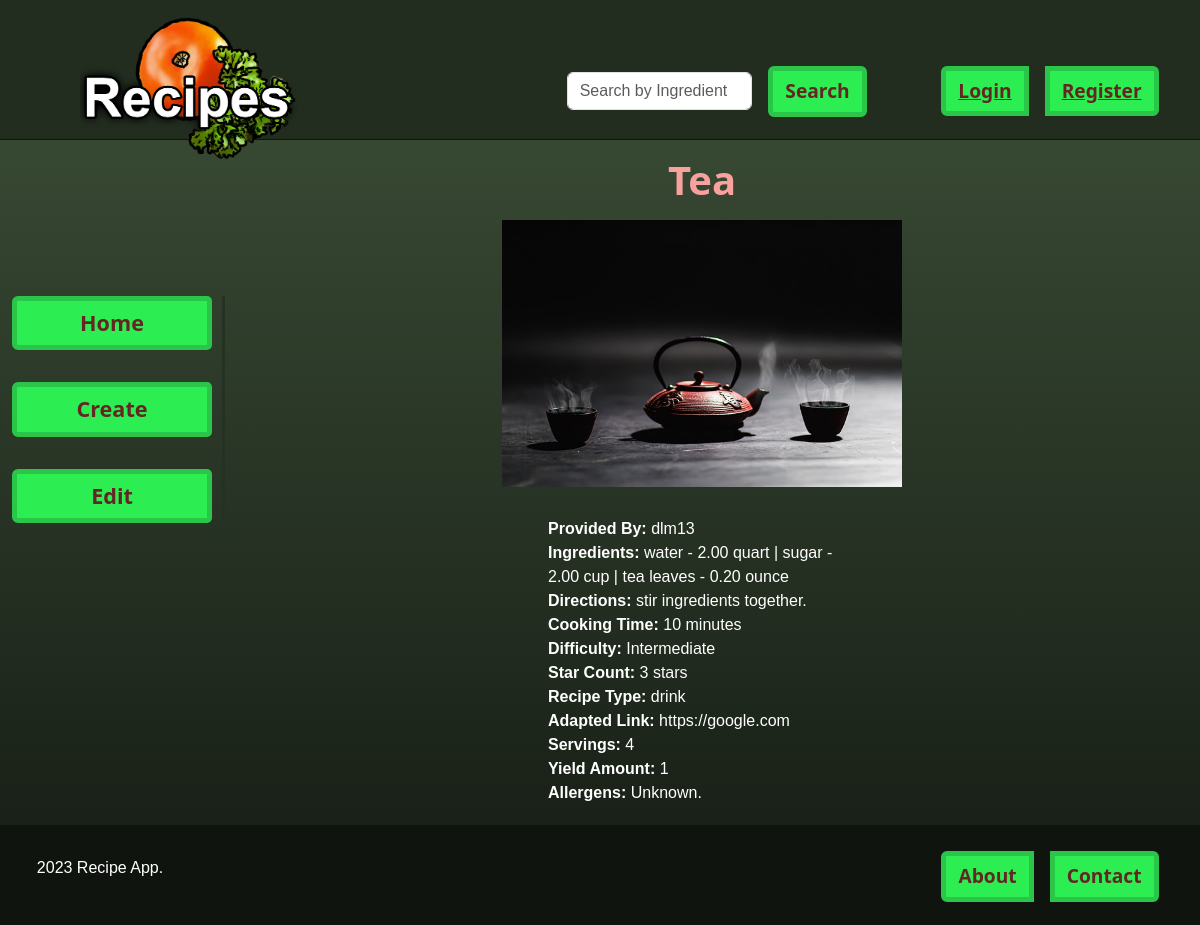
Page /list/4 on the committed database.
### recipe/models.py (models this page shows, shortened)
class Recipe(models.Model):
    id = models.AutoField(primary_key=True)
    title = models.CharField(max_length=255)
    user = models.ForeignKey(
        CustomUser,
        on_delete=models.CASCADE,
        related_name="recipes",
    )
    recipe_ingredients = models.ManyToManyField(
        "recipeingredient.RecipeIngredient",
        through="recipeingredientintermediary.RecipeIngredientIntermediary",
    )
    directions = models.TextField()
    cooking_time = models.PositiveIntegerField(null=True, blank=False)
    star_count = models.PositiveIntegerField(
        choices=[(i, i) for i in range(1, 6)], null=True, blank=False
    )
    recipe_type = models.CharField(max_length=100, choices=RECIPE_TYPES, blank=False)
    adapted_link = models.URLField(blank=True, null=True, default=None)
    servings = models.PositiveIntegerField(null=True, blank=False)
    yield_amount = models.IntegerField(blank=True, null=True, default=None)
    allergens = models.TextField(
        blank=True,
    )
    small_desc = models.TextField(
        max_length=200, default="No Description has been added currently."
    )
    pic = models.ImageField(upload_to="recipe", default="no_picture.jpg")
    def calculate_difficulty(self):
        try:
            ingredients_len = len(self.recipe_ingredients.all())
            if self.cooking_time < 10 and ingredients_len < 4:
                return "Easy"
            elif self.cooking_time < 10 and ingredients_len > 4:
                return "Medium"
            elif self.cooking_time >= 10 and ingredients_len < 4:
                return "Intermediate"
            elif self.cooking_time >= 10 and ingredients_len >= 4:
                return "Hard"
        except:
            print("Missing an appropriate cooking time or ingredients.")
            return "Missing cooking time or ingredients."

### customuser/models.py (models this page shows)
class CustomUser(AbstractUser):
    pic = models.ImageField(upload_to="user", default="no_picture.jpg")
    about_me = models.TextField()
    favorite_food = models.CharField(max_length=255)
    def __str__(self):
        return str(self.username)

### recipeingredient/models.py (models this page shows, shortened)
class RecipeIngredient(models.Model):
    id = models.AutoField(primary_key=True)
    ingredient = models.ForeignKey("ingredient.Ingredient", on_delete=models.CASCADE)
    calorie_content = models.DecimalField(max_digits=8, decimal_places=2)
    amount = models.DecimalField(
        max_digits=8, decimal_places=2, validators=[MinValueValidator(0)]
    )
    amount_type = models.CharField(max_length=100, choices=AMOUNT_TYPES)
    cost = models.DecimalField(
        max_digits=8, decimal_places=2, validators=[MinValueValidator(0)]
    )
    supplier = models.CharField(max_length=255)
    grams = models.DecimalField(
        max_digits=8, decimal_places=2, validators=[MinValueValidator(0)]
    )

### ingredient/models.py (models this page shows)
class Ingredient(models.Model):
    id = models.AutoField(primary_key=True)
    name = models.CharField(max_length=255, null=True, blank=False)
    def __str__(self):
        return str(self.name)

### recipe/views.py (the view)
# urls.py: path("list/<pk>", RecipeDetailView.as_view(), name="detail"),
class RecipeDetailView(DetailView):
    model = Recipe
    template_name = "recipe/recipe_detail.html"

### recipe/templates/recipe/recipe_detail.html (shortened to what this page needs)
{% extends "recipe/recipes_home.html" %}
{% load static %}
{% load custom_filters %}
{% block main %}
<div class="row" style="margin-top: 156px">
    <div class="col-2"></div>
    <div class="col-10">
        <main>
            <section class="container" style="color: white;">
                <div class="row">
                    <div class="col-12 card-title-style" style="text-align: center; justify-content: center;">
                        <h1><b>{{object.title}}</b></h1>
                        <img src="{{object.pic.url}}" style="padding-bottom: 6px; width: 400px;" />
                    </div>
                </div>
                <div class="row">
                    <div class="col-4"></div>
                    <div class="col-4" style="text-align: left; justify-content: left; padding-bottom: 20px;">
                        <br>
                        <b>Provided By: </b>{{object.user}}
                        <br>
                        <b>Ingredients: </b>
                        {% for ingredient in object.recipe_ingredients.all %}
                        {{ ingredient.ingredient }} - {{ ingredient.amount }} {{ ingredient.amount_type }}
                        {% if not forloop.last %}| {% endif %}
                        {% endfor %}
                        <br>
                        <b>Directions: </b>{{object.directions}}
                        <br>
                        <b>Cooking Time: </b>{{object.cooking_time}} minutes
                        <br>
                        <b>Difficulty: </b>{{object.calculate_difficulty}}
                        <br>
                        <b>Star Count: </b>{{object.star_count}} stars
                        <br>
                        <b>Recipe Type: </b>{{object.recipe_type}}
                        <br>
                        <b>Adapted Link: </b>{{object.adapted_link}}
                        <br>
                        <b>Servings: </b>{{object.servings}}
                        <br>
                        <b>Yield Amount: </b>{{object.yield_amount}}
                        <br>
                        <b>Allergens: </b>{{object.allergens}}
                    </div>
                    <div class="col-4"></div>
                </div>
            </section>
        </main>
    </div>
</div>
{% endblock %}

### recipe/static/css/styles.css (style rules this page uses)
body, html { font-family: Arial, sans-serif; margin: 0; padding: 0; overflow-x: hidden; }
h1, h2, h3 { margin-bottom: 1rem; }
:root { --primary-color: #2cee53; }
main { display: flex; flex-direction: column; align-items: center; min-height: 580px; gap: 2rem; }
.card-title-style { color: #f8a19e; font-weight: lighter; font-family: system-ui, -apple-system, BlinkMacSystemFont, 'Segoe UI', Roboto, Oxygen, Ubuntu, Cantarell, 'Open Sans', 'Helvetica Neue', sans-serif }

### rows in the picture
Recipe: title "Tea", pic (picture), user "dlm13", directions "stir ingredients together.", cooking_time "10", calculate_difficulty "Intermediate", star_count "3", recipe_type "drink", adapted_link "https://google.com", servings "4", yield_amount "1", allergens "Unknown."
RecipeIngredient: ingredient "water", amount "2.00", amount_type "quart"
RecipeIngredient: ingredient "sugar", amount "2.00", amount_type "cup"
RecipeIngredient: ingredient "tea leaves", amount "0.20", amount_type "ounce"
